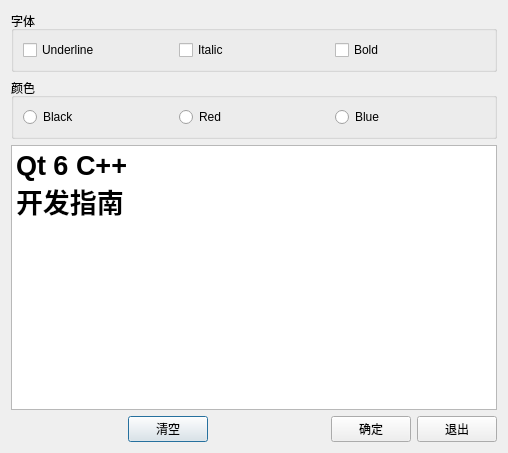
<?xml version="1.0" encoding="UTF-8"?>
<ui version="4.0">
 <class>Dialog</class>
 <widget class="QDialog" name="Dialog">
  <property name="geometry">
   <rect>
    <x>0</x>
    <y>0</y>
    <width>508</width>
    <height>453</height>
   </rect>
  </property>
  <property name="windowTitle">
   <string>文本编辑</string>
  </property>
  <property name="windowIcon">
   <iconset resource="resource.qrc">
    <normaloff>:/image/images/editor.ico</normaloff>:/image/images/editor.ico</iconset>
  </property>
  <layout class="QGridLayout" name="gridLayout">
   <item row="0" column="0">
    <layout class="QVBoxLayout" name="verticalLayout">
     <item>
      <widget class="QGroupBox" name="groupBox">
       <property name="title">
        <string>字体</string>
       </property>
       <layout class="QHBoxLayout" name="horizontalLayout">
        <item>
         <widget class="QCheckBox" name="checkUnderLine">
          <property name="text">
           <string>Underline</string>
          </property>
         </widget>
        </item>
        <item>
         <widget class="QCheckBox" name="checkItalic">
          <property name="text">
           <string>Italic</string>
          </property>
         </widget>
        </item>
        <item>
         <widget class="QCheckBox" name="checkBold">
          <property name="text">
           <string>Bold</string>
          </property>
         </widget>
        </item>
       </layout>
      </widget>
     </item>
     <item>
      <widget class="QGroupBox" name="groupBox_2">
       <property name="title">
        <string>颜色</string>
       </property>
       <layout class="QHBoxLayout" name="horizontalLayout_2">
        <item>
         <widget class="QRadioButton" name="radioBlack">
          <property name="enabled">
           <bool>true</bool>
          </property>
          <property name="text">
           <string>Black</string>
          </property>
         </widget>
        </item>
        <item>
         <widget class="QRadioButton" name="radioRed">
          <property name="text">
           <string>Red</string>
          </property>
         </widget>
        </item>
        <item>
         <widget class="QRadioButton" name="radioBlue">
          <property name="text">
           <string>Blue</string>
          </property>
         </widget>
        </item>
       </layout>
      </widget>
     </item>
     <item>
      <widget class="QPlainTextEdit" name="plainTextEdit">
       <property name="font">
        <font>
         <pointsize>20</pointsize>
         <bold>true</bold>
        </font>
       </property>
       <property name="plainText">
        <string>Qt 6 C++
开发指南</string>
       </property>
      </widget>
     </item>
     <item>
      <layout class="QHBoxLayout" name="horizontalLayout_3">
       <item>
        <spacer name="horizontalSpacer">
         <property name="orientation">
          <enum>Qt::Orientation::Horizontal</enum>
         </property>
         <property name="sizeHint" stdset="0">
          <size>
           <width>40</width>
           <height>20</height>
          </size>
         </property>
        </spacer>
       </item>
       <item>
        <widget class="QPushButton" name="pushClear">
         <property name="text">
          <string>清空</string>
         </property>
         <property name="icon">
          <iconset resource="resource.qrc">
           <normaloff>:/image/images/212.bmp</normaloff>:/image/images/212.bmp</iconset>
         </property>
        </widget>
       </item>
       <item>
        <spacer name="horizontalSpacer_2">
         <property name="orientation">
          <enum>Qt::Orientation::Horizontal</enum>
         </property>
         <property name="sizeHint" stdset="0">
          <size>
           <width>40</width>
           <height>20</height>
          </size>
         </property>
        </spacer>
       </item>
       <item>
        <widget class="QPushButton" name="pushConfirn">
         <property name="text">
          <string>确定</string>
         </property>
         <property name="icon">
          <iconset resource="resource.qrc">
           <normaloff>:/image/images/322.bmp</normaloff>:/image/images/322.bmp</iconset>
         </property>
        </widget>
       </item>
       <item>
        <widget class="QPushButton" name="pushQuit">
         <property name="text">
          <string>退出</string>
         </property>
         <property name="icon">
          <iconset resource="resource.qrc">
           <normaloff>:/image/images/132.bmp</normaloff>:/image/images/132.bmp</iconset>
         </property>
        </widget>
       </item>
      </layout>
     </item>
    </layout>
   </item>
  </layout>
 </widget>
 <resources>
  <include location="resource.qrc"/>
 </resources>
 <connections/>
</ui>
